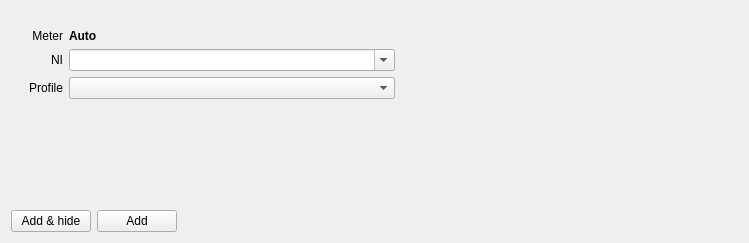
<?xml version="1.0" encoding="UTF-8"?>
<ui version="4.0">
 <class>WaterSleepSchedulerAdder</class>
 <widget class="QWidget" name="WaterSleepSchedulerAdder">
  <property name="geometry">
   <rect>
    <x>0</x>
    <y>0</y>
    <width>749</width>
    <height>243</height>
   </rect>
  </property>
  <property name="windowTitle">
   <string>Form</string>
  </property>
  <layout class="QVBoxLayout" name="verticalLayout_2">
   <item>
    <widget class="QScrollArea" name="scrollArea">
     <property name="frameShape">
      <enum>QFrame::NoFrame</enum>
     </property>
     <property name="frameShadow">
      <enum>QFrame::Plain</enum>
     </property>
     <property name="widgetResizable">
      <bool>true</bool>
     </property>
     <widget class="QWidget" name="scrollAreaWidgetContents">
      <property name="geometry">
       <rect>
        <x>0</x>
        <y>0</y>
        <width>731</width>
        <height>193</height>
       </rect>
      </property>
      <layout class="QVBoxLayout" name="verticalLayout">
       <item>
        <widget class="QWidget" name="widget" native="true">
         <layout class="QGridLayout" name="gridLayout">
          <item row="0" column="0">
           <widget class="QLabel" name="label">
            <property name="text">
             <string>Meter</string>
            </property>
            <property name="alignment">
             <set>Qt::AlignRight|Qt::AlignTrailing|Qt::AlignVCenter</set>
            </property>
           </widget>
          </item>
          <item row="0" column="1">
           <widget class="QLabel" name="lblModel">
            <property name="font">
             <font>
              <weight>75</weight>
              <bold>true</bold>
             </font>
            </property>
            <property name="text">
             <string>Auto</string>
            </property>
           </widget>
          </item>
          <item row="1" column="0">
           <widget class="QLabel" name="label_2">
            <property name="text">
             <string>NI</string>
            </property>
            <property name="alignment">
             <set>Qt::AlignRight|Qt::AlignTrailing|Qt::AlignVCenter</set>
            </property>
           </widget>
          </item>
          <item row="1" column="1">
           <widget class="QComboBox" name="cbxNI">
            <property name="sizePolicy">
             <sizepolicy hsizetype="Expanding" vsizetype="Fixed">
              <horstretch>0</horstretch>
              <verstretch>0</verstretch>
             </sizepolicy>
            </property>
            <property name="editable">
             <bool>true</bool>
            </property>
            <property name="sizeAdjustPolicy">
             <enum>QComboBox::AdjustToMinimumContentsLength</enum>
            </property>
           </widget>
          </item>
          <item row="1" column="2" rowspan="2">
           <spacer name="horizontalSpacer">
            <property name="orientation">
             <enum>Qt::Horizontal</enum>
            </property>
            <property name="sizeHint" stdset="0">
             <size>
              <width>319</width>
              <height>20</height>
             </size>
            </property>
           </spacer>
          </item>
          <item row="2" column="0">
           <widget class="QLabel" name="label_3">
            <property name="text">
             <string>Profile</string>
            </property>
            <property name="alignment">
             <set>Qt::AlignRight|Qt::AlignTrailing|Qt::AlignVCenter</set>
            </property>
           </widget>
          </item>
          <item row="2" column="1">
           <widget class="QComboBox" name="cbxProfile">
            <property name="sizePolicy">
             <sizepolicy hsizetype="Expanding" vsizetype="Fixed">
              <horstretch>0</horstretch>
              <verstretch>0</verstretch>
             </sizepolicy>
            </property>
            <property name="sizeAdjustPolicy">
             <enum>QComboBox::AdjustToMinimumContentsLength</enum>
            </property>
           </widget>
          </item>
          <item row="3" column="1">
           <spacer name="verticalSpacer">
            <property name="orientation">
             <enum>Qt::Vertical</enum>
            </property>
            <property name="sizeType">
             <enum>QSizePolicy::Expanding</enum>
            </property>
            <property name="sizeHint" stdset="0">
             <size>
              <width>20</width>
              <height>78</height>
             </size>
            </property>
           </spacer>
          </item>
         </layout>
        </widget>
       </item>
      </layout>
     </widget>
    </widget>
   </item>
   <item>
    <layout class="QHBoxLayout" name="horizontalLayout_62">
     <property name="leftMargin">
      <number>0</number>
     </property>
     <property name="bottomMargin">
      <number>0</number>
     </property>
     <item>
      <widget class="QPushButton" name="pbAddAndHide">
       <property name="text">
        <string>Add &amp;&amp; hide</string>
       </property>
       <property name="icon">
        <iconset resource="../res.qrc">
         <normaloff>:/katynko/svg/dialog-ok-apply.svg</normaloff>:/katynko/svg/dialog-ok-apply.svg</iconset>
       </property>
       <property name="shortcut">
        <string>Ctrl+Space</string>
       </property>
      </widget>
     </item>
     <item>
      <widget class="QPushButton" name="pbAdd">
       <property name="text">
        <string>Add</string>
       </property>
       <property name="icon">
        <iconset resource="../res.qrc">
         <normaloff>:/katynko/svg/draw-cross.svg</normaloff>:/katynko/svg/draw-cross.svg</iconset>
       </property>
       <property name="shortcut">
        <string>Ctrl+S</string>
       </property>
      </widget>
     </item>
     <item>
      <spacer name="horizontalSpacer_74">
       <property name="orientation">
        <enum>Qt::Horizontal</enum>
       </property>
       <property name="sizeType">
        <enum>QSizePolicy::Expanding</enum>
       </property>
       <property name="sizeHint" stdset="0">
        <size>
         <width>40</width>
         <height>20</height>
        </size>
       </property>
      </spacer>
     </item>
    </layout>
   </item>
  </layout>
 </widget>
 <resources>
  <include location="../res.qrc"/>
 </resources>
 <connections/>
</ui>
